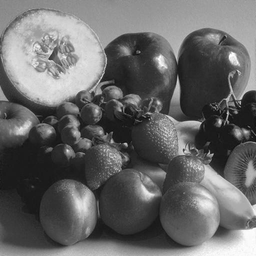
#> input picture images/frutas.bmp, 256 x 256 px, shrunk from 512 x 512 before the run, found by its file name
$ jupyter execute PID_Aula6_Implementacao.ipynb
#> lines starting #> are read from the running program, lines starting #| are printed output that depends on the picture; long printed decimals are rounded
<a href="https://colab.research.google.com/github/Giovannacm/digital-image-processing-msc/blob/main/PID_Aula6_Implementacao.ipynb" target="_parent"></a>

Universidade Estadual Paulista - UNESP

Programa de Pós-Graduação em Ciência da Computação

**Processamento de Imagens Digitais**

Professor Leandro Alves Neves

Alunos:
* Giovanna Carreira Marinho;
* Guilherme Francisco de Andrade Campos;
* Julia Rodrigues Gubolin;
* Thales Ricardo de Souza Lopes.

**Aula 06 - Filtragem linear e não linear**

**Exercício 4**: Crie um programa para gerar discretamente máscaras 3x3, 5x5 e 7x7 representativas de filtros gaussianos. Use a os coeficientes da expansão binomial de Newton. Para cada máscara, calcule o valor de δ.

**Exercício 6**: Aplique sobre cada imagem indicada a seguir os ruídos aditivos: sal e pimenta; uniforme e gaussiano. As distribuições devem ser fornecidas pelo usuário. Aplique os filtros apresentados abaixo.

**a)** Suavização da imagem (Média, Mediana, Gaussiano, Mínimo, Máximo e da Moda, com janelas de 3x3 e 5x5;

**b)** Filtro Passa-Alta com as máscaras: h1 e h2.

**c)** Considerando i como sendo cada imagem dada como entrada, determine qual filtro indicou o melhor resultado visual î. Em seguida, use ao menos três métricas para avaliar a qualidade de î e confirmar sua hipótese.

[cell 1]
import skimage.io, skimage.exposure, skimage.util
import skimage.metrics
import sklearn.metrics
import matplotlib.pyplot as plt
import matplotlib.image as mpimg
import numpy as np
import cv2 as cv
from google.colab.patches import cv2_imshow
from math import e
from random import seed
from random import randint
from random import random

# Máscara de Filtro gaussiano

Utiliza as respectivas linhas do triângulo de Pascal para gerar um array com os valores da linha escolhida, sendo elas as linhas 3, 5 e 7.

[cell 2]
def get_pascal_Triangle(size = 3):
  if size == 3:
    pascal_line = np.array([[1], [2], [1]], dtype=np.uint32)
  elif size == 5:
    pascal_line = np.array([[1],[4], [6], [4], [1]], dtype=np.uint32)
  elif size == 7:
    pascal_line = np.array([[1], [6], [15], [20], [15], [6], [1]], dtype=np.uint32)

  delta = np.sqrt((size-1)/2)

  return pascal_line, delta

Recebe o array da linha do triângulo de Pascal e multiplica ela pela transposta para gerar a matriz do filtro gaussiano. Também printa o desvio padrão.

[cell 3]
def get_Gaussian_Filter(size = 3):
  line, delta = get_pascal_Triangle(size)
  gaussian_filter = np.matmul(line, np.transpose(line))

  print(f"Desvio padrão: {delta}")
  print(f"\nFiltro Gaussiano: \n {gaussian_filter}")

  return gaussian_filter.astype(int)

[cell 4]
get_Gaussian_Filter(5)

# Filtro da média

[cell 5]
def filtro_media(image, size=3, useMasc = False, masc = np.array):
  if useMasc:
    size = masc.shape[0]
  else:
    masc = np.ones((size, size))
  M, N = image.shape
  g = np.zeros((M,N))
  center = np.floor(size/2).astype(int)

  for m in range(M-(size-1)):
    for n in range(N-(size-1)):
      soma = 0
      for i in range(size):
        for j in range(size):
          soma = soma + masc[i][j] * image[m+i][n+j]
      media = soma/np.sum(masc)
      g[center+m][center+n] = media

  return g

[cell 6]
img = cv.imread("/content/sample_data/frutas.bmp")
#> img is the input picture: shape (256, 256, 3); min 9, max 255, mean 103.9
img = cv.cvtColor(img, cv.COLOR_BGR2GRAY)
#> img: shape (256, 256)
masc = np.array([[1,2,1],[2,4,2],[1,2,1]]) # define uma máscara específica
filter_img = filtro_media(img, 3, useMasc=False, masc=masc) # se useMasc é True, usa a máscara definida manualmente
                                                            # se useMasc é falso, gera uma máscara cheia de 1
cv2_imshow(filter_img)

# Filtro da mediana

[cell 7]
def filtro_mediana(imagem_ruidosa, mascara=3):
#> called with mascara = 3
    bd = int(mascara / 2)
    mediana_img = np.zeros_like(imagem_ruidosa)
    for i in range(bd, imagem_ruidosa.shape[0] - bd):
        for j in range(bd, imagem_ruidosa.shape[1] - bd):
            kernel = np.ravel(imagem_ruidosa[i - bd : i + bd + 1, j - bd : j + bd + 1])
            mediana = np.sort(kernel)[np.int8(np.divide((np.multiply(mascara, mascara)), 2) + 1)]
            mediana_img[i, j] = mediana
    return mediana_img

[cell 8]
img = cv.imread("/content/sample_data/frutas.bmp")
gray = cv.cvtColor(img, cv.COLOR_BGR2GRAY)
mediana3x3 = filtro_mediana(gray, 3)
mediana5x5 = filtro_mediana(gray, 5)
cv2_imshow(mediana3x3)
cv2_imshow(mediana5x5)
# cv.waitKey(0)

# Filtro Gaussiano

essa usa o filtro gaussiano com base a curva normal

[cell 9]
img = cv.imread('/content/sample_data/frutas.bmp')
I = cv.cvtColor(img, cv.COLOR_BGR2GRAY)

# Desvio padrão da distribuição
sigma = 1;
# Máscara 5x5
mascara = np.zeros((5,5));
W = 0;

# Obter a exponencial de e^n
def getExp(n):
  return e**n

#Filtro
for i in range (0, 5):
    for j in range (0, 5):
        sq_dist = (i-3)^2+(j-3)^2;
        mascara[i,j] = getExp(-1*(sq_dist)/(2*sigma*sigma));
        W = W + mascara[i,j];

mascara = mascara/W;

# Aplicação do filtro na imagem
[m,n] = np.shape(I);
#> m = 256; n = 256
saida = np.zeros((m,n), dtype=np.uint8);
Im = np.pad(I, [2,2]);

print(mascara)

for i in range(0, m):
    for j in range(0, n):
        temp = Im[i:i+5, j:j+5];
        temp = np.double(temp);
        conv = np.multiply(temp, mascara);
        saida[i,j] = np.sum(conv[:])


cv2_imshow(saida)

essa usa o filtro gaussiano discreto

[cell 10]
def filtro_gaussiano(image, size = 3):
#> called with size = 3
  M, N = image.shape
#> M = 256; N = 256
  g = np.zeros((M,N))
  center = np.floor(size/2).astype(int)
  masc = get_Gaussian_Filter(size)

  for m in range(M-(size-1)):
    for n in range(N-(size-1)):
      soma = 0
      for i in range(size):
        for j in range(size):
          soma = soma + image[m+i][n+j] * masc[i][j]
      g[center+m][center+n] = soma/np.sum(masc)

  return g

[cell 11]
img = cv.imread("/content/sample_data/frutas.bmp")
img = cv.cvtColor(img, cv.COLOR_BGR2GRAY)
filter_img = filtro_gaussiano(img, 3)
cv2_imshow(filter_img)

# Filtro mínimo

[cell 12]
def filtro_minimo(image, size = 3):
#> called with size = 3
  M, N = image.shape
#> M = 256; N = 256
  g = np.zeros((M,N))
  center = np.floor(size/2).astype(int)

  for m in range(M-(size-1)):
    for n in range(N-(size-1)):
      min = np.inf
      for i in range(size):
        for j in range(size):
          if image[m+i][n+j] < min:
            min = image[m+i][n+j]
      g[center+m][center+n] = min
  return g

[cell 13]
img = cv.imread("/content/sample_data/frutas.bmp")
img = cv.cvtColor(img, cv.COLOR_BGR2GRAY)
filter_img = filtro_minimo(img, 3)
cv2_imshow(filter_img)

# Filtro máximo

[cell 14]
def filtro_maximo(image, size = 3):
#> called with size = 3
  M, N = image.shape
#> M = 256; N = 256
  g = np.zeros((M,N))
  center = np.floor(size/2).astype(int)

  for m in range(M-(size-1)):
    for n in range(N-(size-1)):
      max = 0
      for i in range(size):
        for j in range(size):
          if image[m+i][n+j] > max:
            max = image[m+i][n+j]
      g[center+m][center+n] = max
  return g

[cell 15]
img = cv.imread("/content/sample_data/frutas.bmp")
img = cv.cvtColor(img, cv.COLOR_BGR2GRAY)
filter_img = filtro_maximo(img, 3)
cv2_imshow(filter_img)

# Filtro da moda

[cell 16]
def filtro_moda(image, size = 3, deepLevels = 256):
#> called with size = 3, deepLevels = 256
  M, N = image.shape
#> M = 256; N = 256
  g = np.zeros((M,N))
  center = np.floor(size/2).astype(int)

  for m in range(M-(size-1)):
    for n in range(N-(size-1)):
      count = np.zeros(deepLevels)
      for i in range(size):
        for j in range(size):
            intensity = image[m+i][n+j]
            count[int(intensity)] += 1
      g[center+m][center+n] = np.argmax(count)
  return g

[cell 17]
img = cv.imread("/content/sample_data/frutas.bmp")
img = cv.cvtColor(img, cv.COLOR_BGR2GRAY)
filter_img = filtro_moda(img, 3)
cv2_imshow(filter_img)

# Filtro passa-alta

[cell 18]
def filtro_passa_alta(image, useMasc = 1):
  if useMasc == 1:
    masc = np.array([[0, -1, 0], [-1, 9, -1], [0, -1, 0]])
  else:
    masc = np.array([[-1, -1, -1], [-1, 17, -1], [-1, -1, -1]])

  print(masc)
  size = masc.shape[0]

  M, N = image.shape
  g = np.zeros((M,N))
  center = np.floor(size/2).astype(int)

  for m in range(M-(size-1)):
    for n in range(N-(size-1)):
      soma = 0
      for i in range(size):
        for j in range(size):
            soma = soma + image[m+i][n+j] * masc[i][j]
      if useMasc == 1:
        g[center+m][center+n] = soma/5
      else:
        g[center+m][center+n] = soma/9

  return g

# Métrica

[cell 19]
def root_mean_square_error(f, g):
  N, M = f.shape
  sum = 0

  for i in range(N):
    for j in range(M):
      power_sub = (f[i, j] - g[i, j])**2
      sum += power_sub

  return np.sqrt(sum/(N*M))

# Resolução do exercicio 6-a)

[cell 20]
img = cv.imread("/content/sample_data/e.jpg")
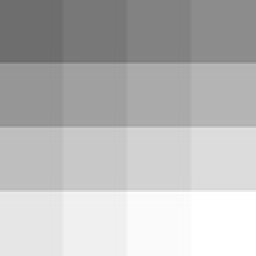
#> input picture images/e.jpg, 128 x 128 px, shrunk from 256 x 256 before the run, found by its file name (shown 2 times larger)
#> img is the input picture: shape (128, 128, 3); min 106, max 255, mean 185.2
img = cv.cvtColor(img, cv.COLOR_BGR2GRAY)
#> img: shape (128, 128)

probability = 0.05
salt_noised_img = skimage.util.random_noise(img, mode='s&p', amount=probability)*255

filter_img = filtro_mediana(salt_noised_img, 5)
#> call 3 of filtro_mediana, with mascara = 5
#> after the loop in filtro_mediana (call 3), `for i in range(bd, imagem_ruidosa.shape[0] - bd):`:
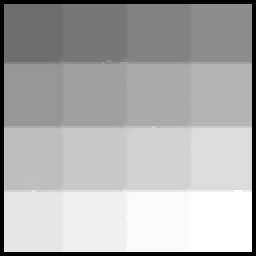
#> mediana_img: shape (128, 128) float64 (shown 2 times larger); min 0, max 255, mean 173.9

plt.imshow(filter_img, cmap="gray", vmin=0, vmax=255)

print(sklearn.metrics.mean_absolute_error(img, filter_img))
#| 11.690
print(sklearn.metrics.mean_squared_error(img, filter_img))
#| 2275.678
print(root_mean_square_error(img, filter_img))
#> after the loop in root_mean_square_error, `for i in range(N):`: sum = 37284713
#| 47.704

[cell 21]
img = cv.imread("/content/sample_data/e.jpg")
img = cv.cvtColor(img, cv.COLOR_BGR2GRAY)

gaussian_noised_img = skimage.util.random_noise(img, mode='gaussian', mean=0, var=0.01)*255
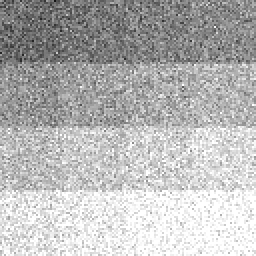
#> gaussian_noised_img: shape (128, 128) float64 (shown 2 times larger); min 20.65, max 255, mean 183.8

filter_img = filtro_gaussiano(gaussian_noised_img, 5)

plt.imshow(filter_img, cmap="gray", vmin=0, vmax=255)

print(sklearn.metrics.mean_absolute_error(img, filter_img))
#| 17.160
print(sklearn.metrics.mean_squared_error(img, filter_img))
#| 2329.247
print(root_mean_square_error(img, filter_img))
#| 48.262

[cell 22]
def apply_uniform_noise(image, a, b):
#> called with a = 100, b = 150
  M, N = image.shape
#> M = 128; N = 128
  prob = 1/(b-a) * (M*N)
#> prob = 327.7
  seed(random())
  noise = np.zeros((M, N))
  noised_image = np.zeros((M, N))

  for i in range(a, b):
    for j in range(1, int(prob)):
      x = randint(0, M-1)
      y = randint(0, N-1)
      noise[x][y] = i
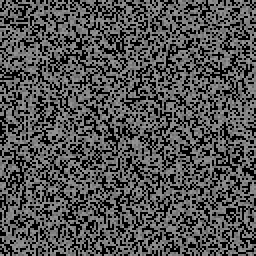
#> noise: shape (128, 128) float64 (shown 2 times larger); min 0, max 149, mean 81

  for m in range(M):
    for n in range(N):
      if noise[m][n] != 0:
        noised_image[m][n] = noise[m][n]
      else:
        noised_image[m][n] = image[m][n]
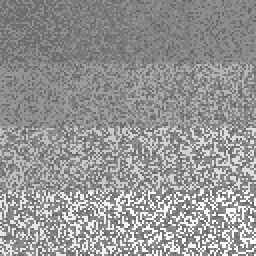
#> noised_image: shape (128, 128) float64 (shown 2 times larger); min 100, max 255, mean 149.8

  return noised_image

[cell 23]
img = cv.imread("/content/sample_data/e.jpg")
img = cv.cvtColor(img, cv.COLOR_BGR2GRAY)

noised_img = apply_uniform_noise(img, 100, 150)
filter_img = filtro_maximo(noised_img, 3)

plt.imshow(filter_img, cmap="gray", vmin=0, vmax=255)

print(sklearn.metrics.mean_absolute_error(img, filter_img))
#| 11.888
print(sklearn.metrics.mean_squared_error(img, filter_img))
#| 1333.842
print(root_mean_square_error(img, filter_img))
#| 36.522

# Resolução do exercício 6-b)

[cell 24]
img = cv.imread("/content/sample_data/e.jpg")
img = cv.cvtColor(img, cv.COLOR_BGR2GRAY)

probability = 0.05
salt_noised_img = skimage.util.random_noise(img, mode='s&p', amount=probability)*255

filter_img = filtro_passa_alta(salt_noised_img, 2)
#> after the loop in filtro_passa_alta, `for m in range(M-(size-1)):`:
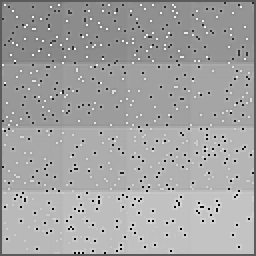
#> g: shape (128, 128) float64 (shown 2 times larger); min -226.7, max 401.7, mean 176.8; drawn with min black and max white

plt.imshow(filter_img, cmap="gray", vmin=0, vmax=255)

[cell 25]
img = cv.imread("/content/sample_data/e.jpg")
img = cv.cvtColor(img, cv.COLOR_BGR2GRAY)

gaussian_noised_img = skimage.util.random_noise(img, mode='gaussian', mean=0, var=0.01)*255

filter_img = filtro_passa_alta(gaussian_noised_img, 2)
#> call 2 of filtro_passa_alta, with useMasc = 2
#> after the loop in filtro_passa_alta (call 2), `for m in range(M-(size-1)):`:
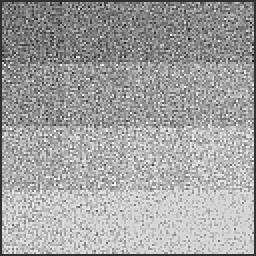
#> g: shape (128, 128) float64 (shown 2 times larger); min -77.65, max 323.4, mean 177.9; drawn with min black and max white

plt.imshow(filter_img, cmap="gray", vmin=0, vmax=255)

[cell 26]
img = cv.imread("/content/sample_data/e.jpg")
img = cv.cvtColor(img, cv.COLOR_BGR2GRAY)

noised_img = apply_uniform_noise(img, 100, 150)
#> call 2 of apply_uniform_noise, with a = 100, b = 150
#> after the loop in apply_uniform_noise (call 2), `for i in range(a, b):`:
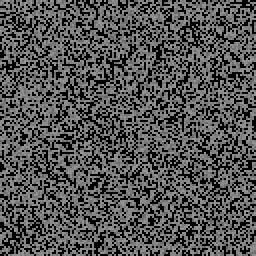
#> noise: shape (128, 128) float64 (shown 2 times larger); min 0, max 149, mean 80.9
#> after the loop in apply_uniform_noise (call 2), `for m in range(M):`:
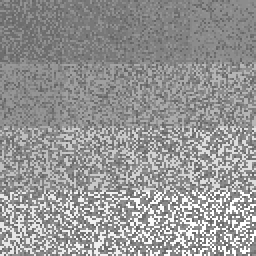
#> noised_image: shape (128, 128) float64 (shown 2 times larger); min 100, max 255, mean 149.9
filter_img = filtro_passa_alta(noised_img, 2)
#> call 3 of filtro_passa_alta, with useMasc = 2
#> after the loop in filtro_passa_alta (call 3), `for m in range(M-(size-1)):`:
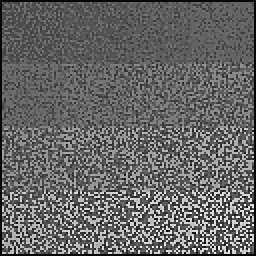
#> g: shape (128, 128) float64 (shown 2 times larger); min -11.89, max 380, mean 145.3; drawn with min black and max white
